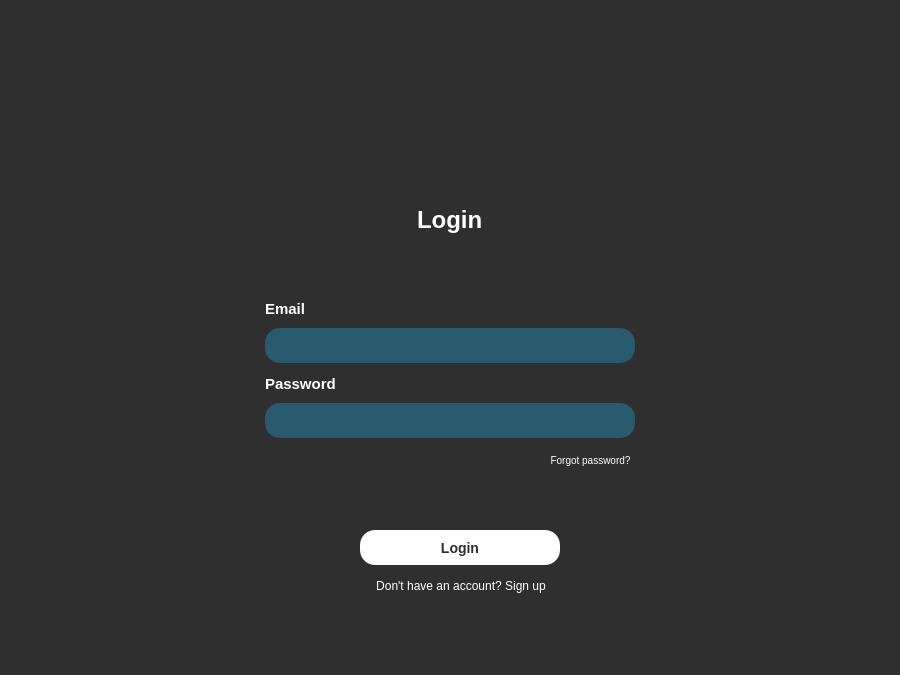
<?xml version="1.0" encoding="UTF-8"?>
<ui version="4.0">
 <class>Authorization3</class>
 <widget class="QWidget" name="Authorization3">
  <property name="geometry">
   <rect>
    <x>0</x>
    <y>0</y>
    <width>900</width>
    <height>675</height>
   </rect>
  </property>
  <property name="sizePolicy">
   <sizepolicy hsizetype="Expanding" vsizetype="Expanding">
    <horstretch>0</horstretch>
    <verstretch>0</verstretch>
   </sizepolicy>
  </property>
  <property name="windowTitle">
   <string>Вход</string>
  </property>
  <property name="styleSheet">
   <string notr="true">QWidget{background-color: rgb(47, 47, 47);}</string>
  </property>
  <widget class="QLabel" name="login_text">
   <property name="geometry">
    <rect>
     <x>417</x>
     <y>203</y>
     <width>64</width>
     <height>35</height>
    </rect>
   </property>
   <property name="styleSheet">
    <string notr="true">QLabel{font-size: 24px; color: rgb(255, 255, 255);}</string>
   </property>
   <property name="text">
    <string>&lt;html&gt;&lt;head/&gt;&lt;body&gt;&lt;p align=&quot;center&quot;&gt;&lt;span style=&quot; font-size:18pt; font-weight:600;&quot;&gt;Login&lt;/span&gt;&lt;/p&gt;&lt;/body&gt;&lt;/html&gt;</string>
   </property>
  </widget>
  <widget class="QLineEdit" name="input_email">
   <property name="geometry">
    <rect>
     <x>265</x>
     <y>328</y>
     <width>370</width>
     <height>35</height>
    </rect>
   </property>
   <property name="toolTip">
    <string>&lt;html&gt;&lt;head/&gt;&lt;body&gt;&lt;p&gt;&lt;br/&gt;&lt;/p&gt;&lt;/body&gt;&lt;/html&gt;</string>
   </property>
   <property name="whatsThis">
    <string>Input your email</string>
   </property>
   <property name="styleSheet">
    <string notr="true">QLineEdit{background-color: rgb(41, 90, 109); color: rgb(255, 255, 255); border-style: solid; border-width:0px; border-radius: 15px; border-color:rgb(41, 90, 109); max-width:370px; max-height:35px; min-width:370px; min-height: 35px}</string>
   </property>
   <property name="text">
    <string/>
   </property>
  </widget>
  <widget class="QLabel" name="text_email">
   <property name="geometry">
    <rect>
     <x>265</x>
     <y>300</y>
     <width>41</width>
     <height>16</height>
    </rect>
   </property>
   <property name="styleSheet">
    <string notr="true">QLabel{font-size: 14px; color: rgb(255, 255, 255)}</string>
   </property>
   <property name="text">
    <string>&lt;html&gt;&lt;head/&gt;&lt;body&gt;&lt;p&gt;&lt;span style=&quot; font-size:11pt; font-weight:600;&quot;&gt;Email&lt;/span&gt;&lt;/p&gt;&lt;/body&gt;&lt;/html&gt;</string>
   </property>
  </widget>
  <widget class="QLabel" name="text_password">
   <property name="geometry">
    <rect>
     <x>265</x>
     <y>375</y>
     <width>81</width>
     <height>16</height>
    </rect>
   </property>
   <property name="styleSheet">
    <string notr="true">QLabel{font-size: 14px; color: rgb(255, 255, 255)}</string>
   </property>
   <property name="text">
    <string>&lt;html&gt;&lt;head/&gt;&lt;body&gt;&lt;p&gt;&lt;span style=&quot; font-size:11pt; font-weight:600;&quot;&gt;Password&lt;/span&gt;&lt;/p&gt;&lt;/body&gt;&lt;/html&gt;</string>
   </property>
  </widget>
  <widget class="QPushButton" name="to_forgot_password">
   <property name="geometry">
    <rect>
     <x>545</x>
     <y>450</y>
     <width>91</width>
     <height>20</height>
    </rect>
   </property>
   <property name="styleSheet">
    <string notr="true">QPushButton{background-color: rgb(47, 47, 47); color: rgb(255, 255, 255); font-size: 10px;border-width:0px; border-radius: 0px}</string>
   </property>
   <property name="text">
    <string>Forgot password?</string>
   </property>
  </widget>
  <widget class="QLineEdit" name="input_password">
   <property name="geometry">
    <rect>
     <x>265</x>
     <y>403</y>
     <width>370</width>
     <height>35</height>
    </rect>
   </property>
   <property name="whatsThis">
    <string>Input your password</string>
   </property>
   <property name="styleSheet">
    <string notr="true">QLineEdit{background-color: rgb(41, 90, 109); color: rgb(255, 255, 255); border-style: solid; border-width:0px; border-radius: 15px; border-color:rgb(41, 90, 109); max-width:370px; max-height:35px; min-width:370px; min-height: 35px}</string>
   </property>
   <property name="text">
    <string/>
   </property>
  </widget>
  <widget class="QPushButton" name="to_sign_up">
   <property name="geometry">
    <rect>
     <x>370</x>
     <y>570</y>
     <width>182</width>
     <height>31</height>
    </rect>
   </property>
   <property name="styleSheet">
    <string notr="true">QPushButton{background-color: rgb(47, 47, 47); color: rgb(255, 255, 255); font-size: 13,79px;border-width:0px; border-radius: 0px}</string>
   </property>
   <property name="text">
    <string>Don't have an account? Sign up</string>
   </property>
  </widget>
  <widget class="QPushButton" name="to_login">
   <property name="geometry">
    <rect>
     <x>360</x>
     <y>530</y>
     <width>200</width>
     <height>35</height>
    </rect>
   </property>
   <property name="mouseTracking">
    <bool>false</bool>
   </property>
   <property name="styleSheet">
    <string notr="true">QPushButton{background-color:  rgb(255, 255, 255); color: rgb(47, 47, 47); font-size: 14px; font-weight:600; border-radius: 15px}
</string>
   </property>
   <property name="text">
    <string>Login</string>
   </property>
  </widget>
 </widget>
 <resources/>
 <connections/>
</ui>
